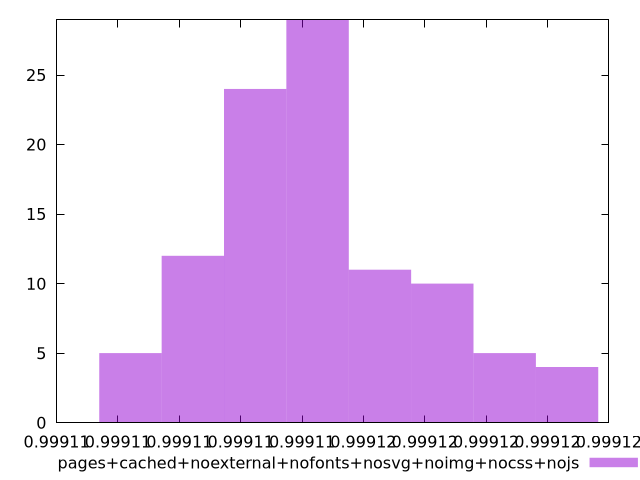

Reproduce this figure in gnuplot.
$_pagesCachedNoexternalNofontsNosvgNoimgNocssNojs <<EOF
0.9991124724590839 24
0.9991185708182206 10
0.9991145052454629 29
0.9991226363909785 4
0.9991206036045996 5
0.999108406886326 5
0.9991165380318417 11
0.999110439672705 12
EOF
set key outside below
set terminal pngcairo
set output "report_00006_2020-11-02T20-21-41.718Z/first-cpu-idle/pages+cached+noexternal+nofonts+nosvg+noimg+nocss+nojs//hist.png"
set yrange [0:29]
set boxwidth 0.000002032786378932783
set style fill transparent solid 0.5 noborder
plot $_pagesCachedNoexternalNofontsNosvgNoimgNocssNojs title "pages+cached+noexternal+nofonts+nosvg+noimg+nocss+nojs" with boxes ,
